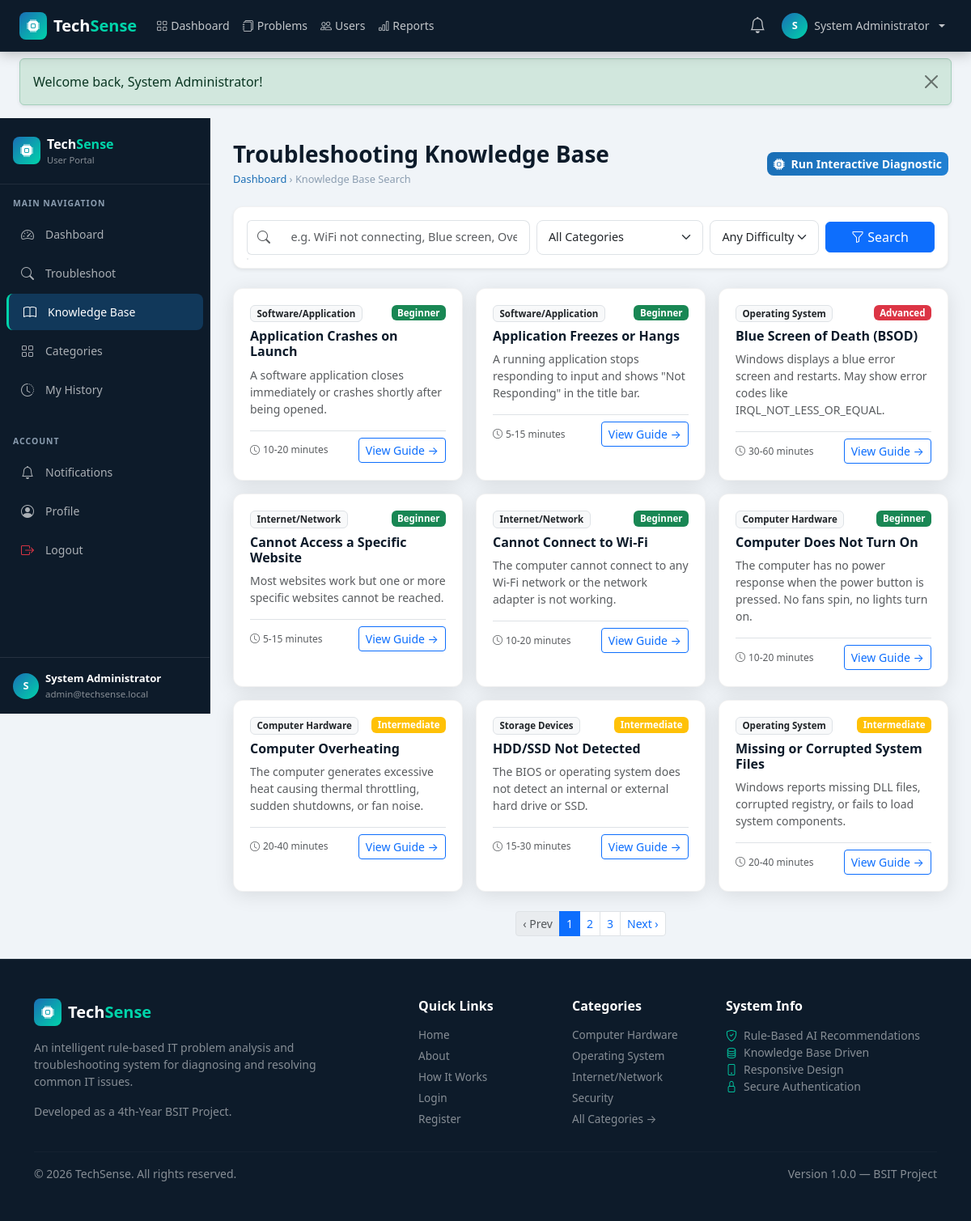
Page /user/knowledge-base.php (signed in) on the committed database.
### tables this page shows
CREATE TABLE IF NOT EXISTS problems (
    id INT AUTO_INCREMENT PRIMARY KEY,
    category_id INT NOT NULL,
    problem_name VARCHAR(200) NOT NULL,
    description TEXT,
    difficulty ENUM('Beginner','Intermediate','Advanced') DEFAULT 'Beginner',
    estimated_time VARCHAR(50) DEFAULT '5-15 minutes',
    warning TEXT,
    status ENUM('active','inactive') DEFAULT 'active',
    created_at TIMESTAMP DEFAULT CURRENT_TIMESTAMP,
    FOREIGN KEY (category_id) REFERENCES categories(id) ON DELETE CASCADE
);

CREATE TABLE IF NOT EXISTS categories (
    id INT AUTO_INCREMENT PRIMARY KEY,
    category_name VARCHAR(100) NOT NULL,
    description TEXT,
    icon VARCHAR(60) DEFAULT 'bi-cpu',
    status ENUM('active','inactive') DEFAULT 'active',
    created_at TIMESTAMP DEFAULT CURRENT_TIMESTAMP
);

### user/knowledge-base.php (the view, shortened to what this page needs)
<?php
require_once __DIR__ . '/../config/db.php';
require_once __DIR__ . '/../includes/functions.php';
$q          = isset($_GET['q']) ? sanitize($_GET['q']) : '';
$category_id= isset($_GET['category_id']) ? (int)$_GET['category_id'] : 0;
$difficulty = isset($_GET['difficulty']) ? sanitize($_GET['difficulty']) : '';
$page       = isset($_GET['page']) ? (int)$_GET['page'] : 1;
$perPage    = 9;
$where = ["p.status = 'active'"];
$params = [];
$whereSql = implode(' AND ', $where);
$countSql = "SELECT COUNT(*) FROM problems p WHERE $whereSql";
$dataSql  = "SELECT p.*, c.category_name
             FROM problems p
             JOIN categories c ON p.category_id = c.id
             WHERE $whereSql
             ORDER BY p.problem_name ASC";
$pagination = paginate($pdo, $countSql, $dataSql, $params, $page, $perPage);
$problems = $pagination['data'];
require_once __DIR__ . '/../includes/header.php';
?>
<div class="ts-layout">
  <?php require_once __DIR__ . '/../includes/user-sidebar.php'; ?>
  <main class="ts-content">
    <div class="d-flex flex-column flex-md-row justify-content-between align-items-md-center mb-4 gap-3">
      <div>
        <h1 class="h3 fw-bold text-navy mb-1">Troubleshooting Knowledge Base</h1>
        <div class="ts-breadcrumb">
          <a href="<?= BASE_URL ?>/user/dashboard.php">Dashboard</a> &rsaquo;
          <span>Knowledge Base Search</span>
        </div>
      </div>
      <div>
        <a href="<?= BASE_URL ?>/user/troubleshoot.php" class="btn btn-ts-primary btn-sm">
          <i class="bi bi-cpu-fill me-1"></i> Run Interactive Diagnostic
        </a>
      </div>
    </div>
    <div class="ts-card p-3 mb-4 shadow-sm">
      <form method="GET" action="<?= BASE_URL ?>/user/knowledge-base.php">
        <div class="row g-2 align-items-center">
          <div class="col-md-5">
            <div class="input-group">
              <span class="input-group-text bg-white border-end-0"><i class="bi bi-search text-muted"></i></span>
              <input type="text" name="q" id="liveSearch" class="form-control ts-form-control border-start-0" placeholder="e.g. WiFi not connecting, Blue screen, Overheating..." value="<?= e($q) ?>">
            </div>
            <div id="searchResults" class="position-absolute bg-white shadow rounded border mt-1 z-3" style="max-width: 400px;"></div>
          </div>
          <div class="col-sm-6 col-md-3">
            <select name="category_id" class="form-select ts-form-control">
              <option value="0">All Categories</option>
            </select>
          </div>
          <div class="col-sm-6 col-md-2">
            <select name="difficulty" class="form-select ts-form-control">
              <option value="">Any Difficulty</option>
            </select>
          </div>
          <div class="col-md-2">
            <button type="submit" class="btn btn-primary w-100"><i class="bi bi-funnel"></i> Search</button>
          </div>
        </div>
      </form>
    </div>
    <div class="row g-3 mb-4">
      <?php if (!empty($problems)): ?>
        <?php foreach ($problems as $p): ?>
          <div class="col-md-6 col-lg-4">
            <div class="ts-card h-100 d-flex flex-column">
              <div class="ts-card-body d-flex flex-column">
                <div class="d-flex justify-content-between align-items-start mb-2">
                  <span class="badge bg-light text-dark border"><?= e($p['category_name']) ?></span>
                  <?= difficultyBadge($p['difficulty']) ?>
                </div>
                <h6 class="fw-bold text-navy mb-2">
                  <a href="<?= BASE_URL ?>/user/knowledge-base.php?problem_id=<?= $p['id'] ?>" class="text-decoration-none text-navy">
                    <?= e($p['problem_name']) ?>
                  </a>
                </h6>
                <p class="text-muted small flex-grow-1 mb-3">
                  <?= e(substr($p['description'], 0, 110)) ?><?= strlen($p['description']) > 110 ? '...' : '' ?>
                </p>
                <div class="d-flex justify-content-between align-items-center pt-2 border-top mt-auto">
                  <span class="text-muted" style="font-size: 0.75rem;">
                    <i class="bi bi-clock me-1"></i><?= e($p['estimated_time']) ?>
                  </span>
                  <a href="<?= BASE_URL ?>/user/knowledge-base.php?problem_id=<?= $p['id'] ?>" class="btn btn-sm btn-outline-primary">
                    View Guide &rarr;
                  </a>
                </div>
              </div>
            </div>
          </div>
        <?php endforeach; ?>
      <?php endif; ?>
    </div>
    <?php if ($pagination['total_pages'] > 1): ?>
      <div class="d-flex justify-content-center">
        <?= renderPagination($pagination['page'], $pagination['total_pages'], BASE_URL . '/user/knowledge-base.php?q=' . urlencode($q) . '&category_id=' . $category_id . '&difficulty=' . urlencode($difficulty)) ?>
      </div>
    <?php endif; ?>
  </main>
</div>
<?php require_once __DIR__ . '/../includes/footer.php'; ?>

### includes/functions.php (shortened to what this page needs)
<?php
function e(string $str): string {
    return htmlspecialchars($str, ENT_QUOTES | ENT_SUBSTITUTE, 'UTF-8');
}
function difficultyBadge(string $level): string {
    $map = [
        'Beginner'     => 'success',
        'Intermediate' => 'warning',
        'Advanced'     => 'danger',
    ];
    $color = $map[$level] ?? 'secondary';
    return '<span class="badge bg-' . $color . '">' . e($level) . '</span>';
}
function paginate(PDO $pdo, string $countSql, string $dataSql, array $params, int $page, int $perPage = 10): array {
    $countStmt = $pdo->prepare($countSql);
    $countStmt->execute($params);
    $total = (int) $countStmt->fetchColumn();
    $totalPages = max(1, (int) ceil($total / $perPage));
    $page = max(1, min($page, $totalPages));
    $offset = ($page - 1) * $perPage;
    $dataStmt = $pdo->prepare($dataSql . " LIMIT $perPage OFFSET $offset");
    $dataStmt->execute($params);
    $data = $dataStmt->fetchAll();
    return [
        'data'        => $data,
        'total'       => $total,
        'page'        => $page,
        'per_page'    => $perPage,
        'total_pages' => $totalPages,
    ];
}
function renderPagination(int $page, int $totalPages, string $baseUrl): string {
    $html = '<nav><ul class="pagination pagination-sm justify-content-center mb-0">';
    $html .= '<li class="page-item' . ($page <= 1 ? ' disabled' : '') . '">';
    $html .= '<a class="page-link" href="' . $baseUrl . '&page=' . ($page - 1) . '">‹ Prev</a></li>';
    for ($i = max(1, $page - 2); $i <= min($totalPages, $page + 2); $i++) {
        $html .= '<li class="page-item' . ($i === $page ? ' active' : '') . '">';
        $html .= '<a class="page-link" href="' . $baseUrl . '&page=' . $i . '">' . $i . '</a></li>';
    }
    $html .= '<li class="page-item' . ($page >= $totalPages ? ' disabled' : '') . '">';
    $html .= '<a class="page-link" href="' . $baseUrl . '&page=' . ($page + 1) . '">Next ›</a></li>';
    $html .= '</ul></nav>';
    return $html;
}

### assets/css/style.css (style rules this page uses)
:root { --ts-navy: #0d1b2a; --ts-navy-light: #1b2d42; --ts-navy-mid: #162236; --ts-blue: #1a6eb5; --ts-blue-light: #2181d4; --ts-accent: #00d4aa; --ts-accent-dark: #00b894; --ts-text: #e8ecf0; --ts-text-muted: #8b9db0; --ts-card-bg: #ffffff; --ts-border: rgba(255, 255, 255, 0.08); --ts-sidebar-w: 260px; --ts-navbar-h: 64px; --ts-radius: 12px; --ts-radius-sm: 8px; --ts-shadow: 0 4px 24px rgba(0, 0, 0, 0.10); --ts-shadow-lg: 0 8px 40px rgba(0, 0, 0, 0.16); }
*, *::before, *::after { box-sizing: border-box; }
body { font-family: 'Segoe UI', system-ui, -apple-system, sans-serif; background-color: #f0f4f8; color: #2c3e50; min-height: 100vh; display: flex; flex-direction: column; }
a { text-decoration: none; }
.btn-ts-primary { background: linear-gradient(135deg, var(--ts-blue), var(--ts-blue-light)); border: none; color: #fff; font-weight: 600; border-radius: 8px; transition: all 0.2s; }
.ts-layout { display: flex; min-height: calc(100vh - var(--ts-navbar-h)); }
.ts-content { flex: 1; padding: 1.75rem; overflow-x: hidden; }
.ts-breadcrumb { font-size: 0.8rem; color: var(--ts-text-muted); }
.ts-breadcrumb a { color: var(--ts-blue); }
.ts-card { background: #fff; border-radius: var(--ts-radius); box-shadow: var(--ts-shadow); border: 1px solid rgba(0, 0, 0, 0.05); overflow: hidden; }
.ts-card-body { padding: 1.25rem; }
.ts-form-control { border: 1.5px solid #dee2e6; border-radius: var(--ts-radius-sm); padding: 0.6rem 0.9rem; font-size: 0.9rem; transition: border-color 0.2s; }
.badge { font-size: 0.72rem; padding: 0.35em 0.65em; border-radius: 6px; }
.text-navy { color: var(--ts-navy) !important; }

### rows in the picture
problems: category.category_name "Software/Application", difficulty "Beginner", problem_name "Application Crashes on Launch", description "A software application closes immediately or crashes shortly after being opened.", estimated_time "10-20 minutes"
problems: category.category_name "Software/Application", difficulty "Beginner", problem_name "Application Freezes or Hangs", description "A running application stops responding to input and shows \"Not Responding\" in the title bar.", estimated_time "5-15 minutes"
problems: category.category_name "Operating System", difficulty "Advanced", problem_name "Blue Screen of Death (BSOD)", description "Windows displays a blue error screen and restarts. May show error codes like IRQL_NOT_LESS_OR_EQUAL.", estimated_time "30-60 minutes"
problems: category.category_name "Internet/Network", difficulty "Beginner", problem_name "Cannot Access a Specific Website", description "Most websites work but one or more specific websites cannot be reached.", estimated_time "5-15 minutes"
problems: category.category_name "Internet/Network", difficulty "Beginner", problem_name "Cannot Connect to Wi-Fi", description "The computer cannot connect to any Wi-Fi network or the network adapter is not working.", estimated_time "10-20 minutes"
problems: category.category_name "Computer Hardware", difficulty "Beginner", problem_name "Computer Does Not Turn On", description "The computer has no power response when the power button is pressed. No fans spin, no lights turn on.", estimated_time "10-20 minutes"
problems: category.category_name "Computer Hardware", difficulty "Intermediate", problem_name "Computer Overheating", description "The computer generates excessive heat causing thermal throttling, sudden shutdowns, or fan noise.", estimated_time "20-40 minutes"
problems: category.category_name "Storage Devices", difficulty "Intermediate", problem_name "HDD/SSD Not Detected", description "The BIOS or operating system does not detect an internal or external hard drive or SSD.", estimated_time "15-30 minutes"
problems: category.category_name "Operating System", difficulty "Intermediate", problem_name "Missing or Corrupted System Files", description "Windows reports missing DLL files, corrupted registry, or fails to load system components.", estimated_time "20-40 minutes"

### other values in the picture
substr($curUser['full_name'], 0, 1) "S"
$curUser['full_name'] "System Administrator"
$flash['message'] "Welcome back, System Administrator!"
substr($curUser['full_name'] ?? 'U', 0, 1) "S"
$curUser['email'] "admin@techsense.local"
